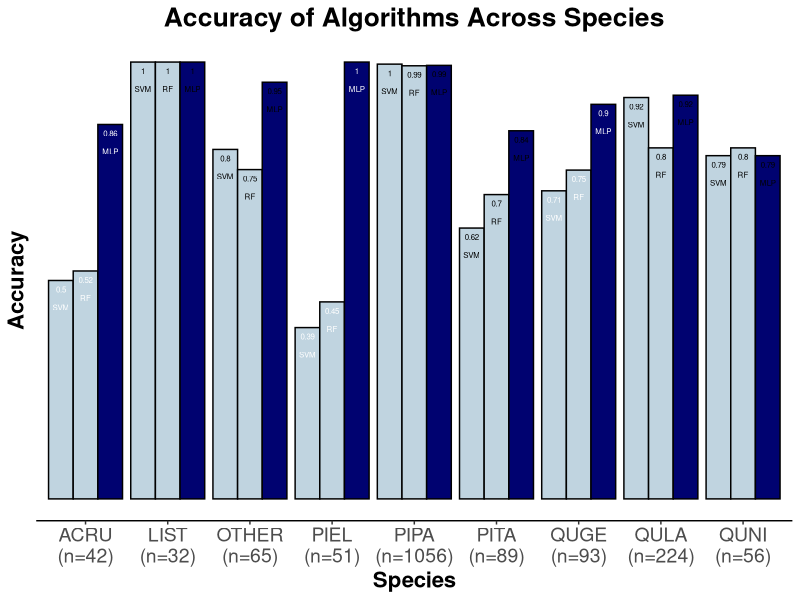
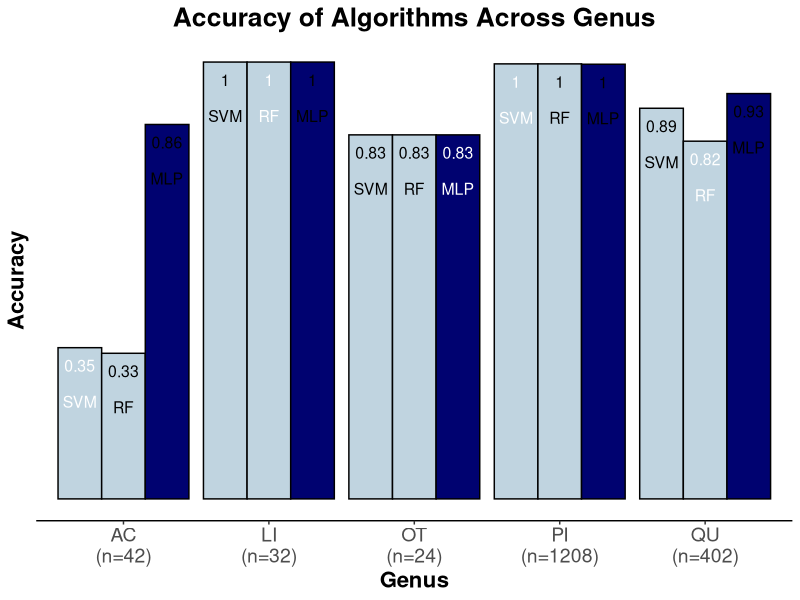
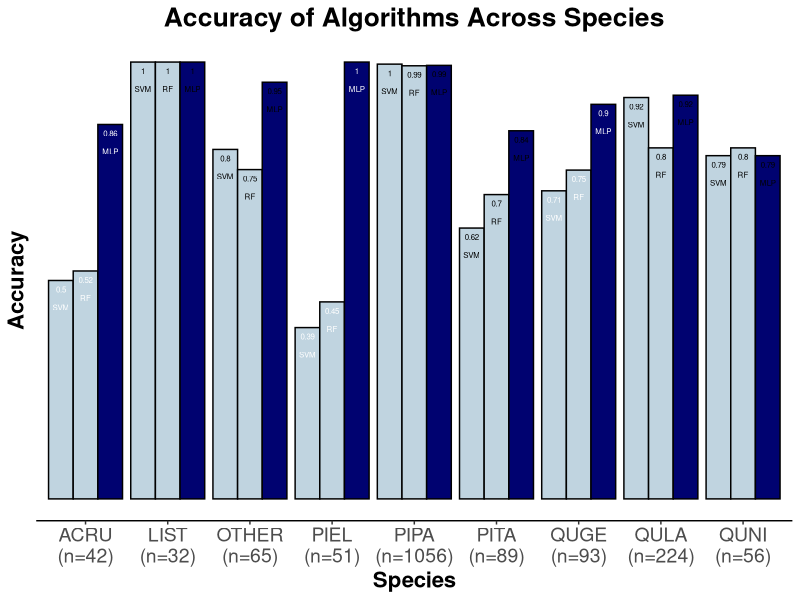
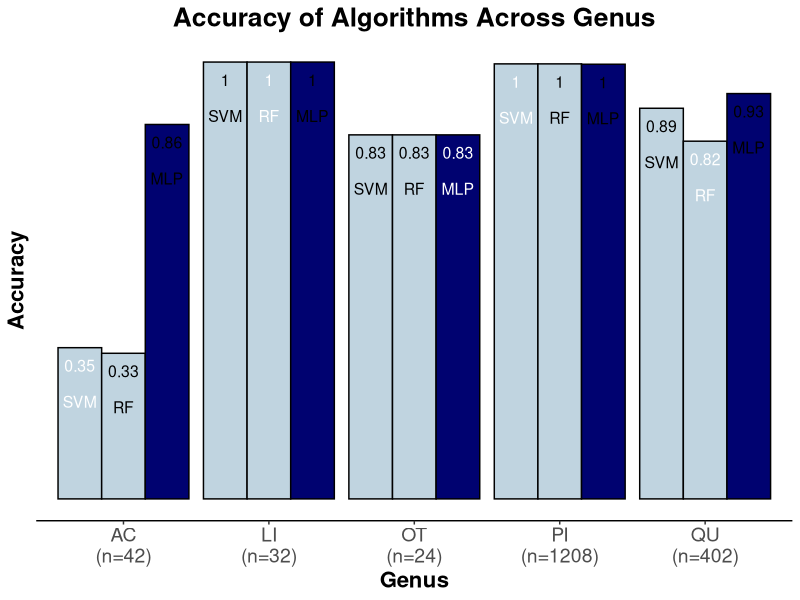

These figures' R source, in order:
## ---- chunk 1
mlp_gen_pred <- read.csv("merged_mlp_genus.csv")
mlp_sp_pred <- read.csv("merged_mlp_species.csv")
rf_gen_pred <- read.csv("merged_RF_genus.csv")
rf_sp_pred <- read.csv("merged_RF_species.csv")
svm_gen_pred <- read.csv("merged_SVM_genus.csv")
svm_sp_pred <- read.csv("merged_SVM_species.csv")
sp_actual <- read.csv("sp_test.csv", sep = "\t")
gen_actual <- read.csv("genus_test.csv", sep = "\t")
## ---- chunk 2
library(tidyverse)

get_species_info <- function(merged_species, sp_test) {
  d <-
    merged_species %>%
    group_by(Crown_id) %>%
    summarise(Probability = max(Probability)) %>%
    left_join(merged_species) %>%
    left_join(sp_test) %>%
    mutate(Correct = (Species == Actual))
  
  sp_counts <- 
    sp_test$Actual %>%
    table()

  d <-
    d %>%
    mutate(Actual = map_chr(d$Actual, ~{paste0(.x, "\n(n=", sp_counts[[.x]], ")")}))
  
  compare <-
    d %>%
    group_by(Actual, Species) %>%
    count()
  
  correct <- d %>%
    group_by(Actual) %>%
    summarise(Correct = mean(Correct))
  
  return(list(compare = compare, correct = correct))
}



get_genus_info <- function(merged_genus, gen_test) {
  d <- 
    merged_genus %>%
    group_by(Crown_id) %>%
    summarise(Probability = max(Probability)) %>%
    left_join(merged_genus) %>%
    left_join(gen_test) %>%
    mutate(Correct = (Genus == Actual)) 
  
  gen_counts <- 
    gen_test$Actual %>%
    table()

  d <-
    d %>%
    mutate(Actual = map_chr(d$Actual, ~{paste0(.x, "\n(n=", gen_counts[[.x]], ")")}))

  compare <-
    d %>%
    group_by(Actual, Genus) %>%
    count()
  
  correct <- d %>%
    group_by(Actual) %>%
    summarise(Correct = mean(Correct))
  
  return(list(compare = compare, correct = correct))
}

## ---- chunk 3
mlp_gen_info <- get_genus_info(mlp_gen_pred, gen_actual)
mlp_sp_info <- get_species_info(mlp_sp_pred, sp_actual)
rf_gen_info <- get_genus_info(rf_gen_pred, gen_actual)
rf_sp_info <- get_species_info(rf_sp_pred, sp_actual)
svm_gen_info <- get_genus_info(svm_gen_pred, gen_actual)
svm_sp_info <- get_species_info(svm_sp_pred, sp_actual)

# sp_counts <- 
#   sp_actual$Actual %>%
#   table()
# 
# mlp_sp_info$correct %>%
#   mutate(Actual = map_chr(mlp_sp_info$correct$Actual, ~{paste0(.x, "\n(n=", sp_counts[[.x]], ")")}))

correct_sp <- full_join(svm_sp_info$correct, rf_sp_info$correct, by = "Actual") %>%
  full_join(mlp_sp_info$correct, by = "Actual") %>%
  rename(SVM = Correct.x, RF = Correct.y, MLP = Correct)
compare_sp <- full_join(svm_sp_info$compare, rf_sp_info$compare, by = c("Actual", "Species")) %>%
  full_join(mlp_sp_info$compare, by = c("Actual", "Species")) %>%
  rename(SVM = n.x, RF = n.y, MLP = n)

correct_gen <- full_join(svm_gen_info$correct, rf_gen_info$correct, by = "Actual") %>%
  full_join(mlp_gen_info$correct, by = "Actual") %>%
  rename(SVM = Correct.x, RF = Correct.y, MLP = Correct)
compare_gen <- full_join(svm_gen_info$compare, rf_gen_info$compare, by = c("Actual", "Genus")) %>%
  full_join(mlp_gen_info$compare, by = c("Actual", "Genus")) %>%
  rename(SVM = n.x, RF = n.y, MLP = n)

library(reshape2)
tidy_correct_sp <-
  correct_sp %>%
  melt()

tidy_compare_sp <-
  compare_sp %>%
  melt()

tidy_correct_gen <-
  correct_gen %>%
  melt()

tidy_compare_gen <-
  compare_gen %>%
  melt()
## ---- chunk 4
library(ggplot2)
correct_graph <- function(d, type, amount, text_size, plot_title) {
  ggplot(d, aes(x=Actual, y=value, fill=factor(variable))) +
    geom_bar(stat="identity", position="dodge", colour="black") +
    labs(x = type, y = "Accuracy", title = plot_title) +
    guides(fill=guide_legend(title="Algorithms")) +
    geom_text(aes(fill=variable, label=round(value, 2)), color = rep(c("white","black","black"), amount), position=position_dodge(width=0.9), vjust=2, size = text_size) +
    geom_text(aes(fill=variable, label=variable), color= rep(c("white","black","black"), amount), position=position_dodge(width=.9), vjust=5, size = text_size) +
    scale_fill_manual("legend", values = c("MLP" = "#000270", "RF" = "#c0d4e0", "SVM" = "#c0d4e0")) +
    theme_classic() +
    theme(axis.text.y=element_blank(),
          axis.ticks.y=element_blank(),
          axis.line.y=element_blank(),
          plot.title = element_text(hjust = 0.5, size=19, face="bold"),
          legend.position="none",
          axis.text.x=element_text(size=14),
          axis.title=element_text(size=16,face="bold"))
}

correct_sp_graph <- correct_graph(tidy_correct_sp, "Species", 9, 2, "Accuracy of Algorithms Across Species")
correct_gen_graph <- correct_graph(tidy_correct_gen, "Genus", 5, 4, "Accuracy of Algorithms Across Genus")

ggsave("accuracy_species_graph.png", correct_sp_graph, width = 7, height = 5)
ggsave("accuracy_genus_graph.png", correct_gen_graph, width = 7, height = 5)
correct_sp_graph
correct_gen_graph
